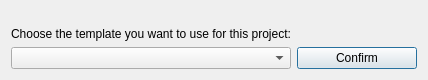
<?xml version="1.0" encoding="UTF-8"?>
<ui version="4.0">
 <class>Dialog</class>
 <widget class="QDialog" name="Dialog">
  <property name="geometry">
   <rect>
    <x>0</x>
    <y>0</y>
    <width>428</width>
    <height>80</height>
   </rect>
  </property>
  <property name="contextMenuPolicy">
   <enum>Qt::DefaultContextMenu</enum>
  </property>
  <property name="windowTitle">
   <string>Template</string>
  </property>
  <property name="modal">
   <bool>true</bool>
  </property>
  <layout class="QGridLayout" name="gridLayout">
   <item row="0" column="0">
    <widget class="QLabel" name="label">
     <property name="text">
      <string>Choose the template you want to use for this project:</string>
     </property>
     <property name="alignment">
      <set>Qt::AlignBottom|Qt::AlignLeading|Qt::AlignLeft</set>
     </property>
    </widget>
   </item>
   <item row="1" column="0">
    <widget class="QComboBox" name="template_combobox"/>
   </item>
   <item row="1" column="1">
    <widget class="QPushButton" name="confirm_button">
     <property name="text">
      <string>Confirm</string>
     </property>
    </widget>
   </item>
  </layout>
 </widget>
 <resources/>
 <connections/>
</ui>
